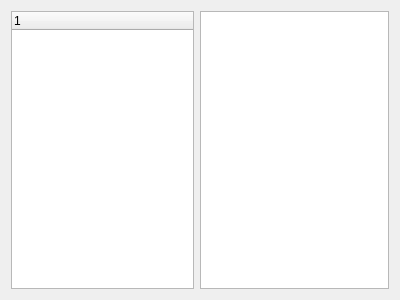
<?xml version="1.0" encoding="UTF-8"?>
<ui version="4.0">
 <class>helpDialog</class>
 <widget class="QDialog" name="helpDialog">
  <property name="geometry">
   <rect>
    <x>0</x>
    <y>0</y>
    <width>400</width>
    <height>300</height>
   </rect>
  </property>
  <property name="windowTitle">
   <string>Dialog</string>
  </property>
  <layout class="QHBoxLayout" name="horizontalLayout">
   <item>
    <widget class="QTreeWidget" name="itemList">
     <property name="sizePolicy">
      <sizepolicy hsizetype="Expanding" vsizetype="Expanding">
       <horstretch>0</horstretch>
       <verstretch>0</verstretch>
      </sizepolicy>
     </property>
     <property name="maximumSize">
      <size>
       <width>250</width>
       <height>16777215</height>
      </size>
     </property>
     <column>
      <property name="text">
       <string/>
      </property>
     </column>
    </widget>
   </item>
   <item>
    <widget class="QPlainTextEdit" name="itemContent"/>
   </item>
  </layout>
 </widget>
 <resources/>
 <connections/>
</ui>
